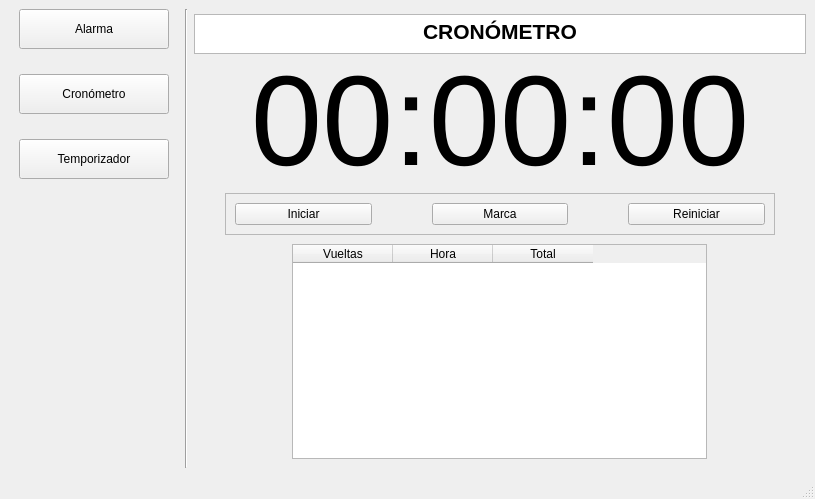
<?xml version="1.0" encoding="UTF-8"?>
<ui version="4.0">
 <class>Principal</class>
 <widget class="QMainWindow" name="Principal">
  <property name="geometry">
   <rect>
    <x>0</x>
    <y>0</y>
    <width>815</width>
    <height>499</height>
   </rect>
  </property>
  <property name="windowTitle">
   <string>Principal</string>
  </property>
  <widget class="QWidget" name="centralwidget">
   <layout class="QGridLayout" name="gridLayout_2">
    <item row="0" column="0" alignment="Qt::AlignmentFlag::AlignTop">
     <widget class="QFrame" name="views_buttons">
      <layout class="QVBoxLayout" name="verticalLayout" stretch="0,0,0">
       <property name="spacing">
        <number>25</number>
       </property>
       <property name="leftMargin">
        <number>10</number>
       </property>
       <property name="topMargin">
        <number>0</number>
       </property>
       <property name="rightMargin">
        <number>10</number>
       </property>
       <property name="bottomMargin">
        <number>0</number>
       </property>
       <item alignment="Qt::AlignmentFlag::AlignTop">
        <widget class="QPushButton" name="alarma_button">
         <property name="minimumSize">
          <size>
           <width>150</width>
           <height>40</height>
          </size>
         </property>
         <property name="cursor">
          <cursorShape>PointingHandCursor</cursorShape>
         </property>
         <property name="text">
          <string>Alarma</string>
         </property>
        </widget>
       </item>
       <item alignment="Qt::AlignmentFlag::AlignTop">
        <widget class="QPushButton" name="cronometro_button">
         <property name="minimumSize">
          <size>
           <width>0</width>
           <height>40</height>
          </size>
         </property>
         <property name="cursor">
          <cursorShape>PointingHandCursor</cursorShape>
         </property>
         <property name="text">
          <string>Cronómetro</string>
         </property>
         <property name="iconSize">
          <size>
           <width>24</width>
           <height>24</height>
          </size>
         </property>
         <property name="autoRepeat">
          <bool>false</bool>
         </property>
        </widget>
       </item>
       <item alignment="Qt::AlignmentFlag::AlignTop">
        <widget class="QPushButton" name="temporizador_button">
         <property name="minimumSize">
          <size>
           <width>0</width>
           <height>40</height>
          </size>
         </property>
         <property name="cursor">
          <cursorShape>PointingHandCursor</cursorShape>
         </property>
         <property name="text">
          <string>Temporizador</string>
         </property>
        </widget>
       </item>
      </layout>
     </widget>
    </item>
    <item row="0" column="1">
     <widget class="Line" name="line">
      <property name="orientation">
       <enum>Qt::Orientation::Vertical</enum>
      </property>
     </widget>
    </item>
    <item row="0" column="2">
     <widget class="QStackedWidget" name="stackedWidget">
      <property name="currentIndex">
       <number>1</number>
      </property>
      <widget class="QWidget" name="page">
       <layout class="QHBoxLayout" name="horizontalLayout_2">
        <property name="topMargin">
         <number>0</number>
        </property>
        <item>
         <widget class="QWidget" name="alarma_widget" native="true">
          <layout class="QVBoxLayout" name="verticalLayout_2">
           <property name="spacing">
            <number>25</number>
           </property>
           <property name="topMargin">
            <number>0</number>
           </property>
           <property name="bottomMargin">
            <number>0</number>
           </property>
           <item>
            <widget class="QTextBrowser" name="textBrowser">
             <property name="sizePolicy">
              <sizepolicy hsizetype="Expanding" vsizetype="Expanding">
               <horstretch>0</horstretch>
               <verstretch>0</verstretch>
              </sizepolicy>
             </property>
             <property name="minimumSize">
              <size>
               <width>0</width>
               <height>40</height>
              </size>
             </property>
             <property name="maximumSize">
              <size>
               <width>16777215</width>
               <height>30</height>
              </size>
             </property>
             <property name="font">
              <font>
               <pointsize>32</pointsize>
              </font>
             </property>
             <property name="html">
              <string>&lt;!DOCTYPE HTML PUBLIC &quot;-//W3C//DTD HTML 4.0//EN&quot; &quot;http://www.w3.org/TR/REC-html40/strict.dtd&quot;&gt;
&lt;html&gt;&lt;head&gt;&lt;meta name=&quot;qrichtext&quot; content=&quot;1&quot; /&gt;&lt;meta charset=&quot;utf-8&quot; /&gt;&lt;style type=&quot;text/css&quot;&gt;
p, li { white-space: pre-wrap; }
hr { height: 1px; border-width: 0; }
li.unchecked::marker { content: &quot;\2610&quot;; }
li.checked::marker { content: &quot;\2612&quot;; }
&lt;/style&gt;&lt;/head&gt;&lt;body style=&quot; font-family:'Segoe UI'; font-size:32pt; font-weight:400; font-style:normal;&quot;&gt;
&lt;p align=&quot;center&quot; style=&quot; margin-top:0px; margin-bottom:0px; margin-left:0px; margin-right:0px; -qt-block-indent:0; text-indent:0px;&quot;&gt;&lt;span style=&quot; font-size:16pt; font-weight:700;&quot;&gt;GESTIONAR ALARMAS&lt;/span&gt;&lt;/p&gt;&lt;/body&gt;&lt;/html&gt;</string>
             </property>
            </widget>
           </item>
           <item>
            <widget class="QLabel" name="hora_label">
             <property name="maximumSize">
              <size>
               <width>16777215</width>
               <height>40</height>
              </size>
             </property>
             <property name="font">
              <font>
               <pointsize>32</pointsize>
              </font>
             </property>
             <property name="layoutDirection">
              <enum>Qt::LayoutDirection::RightToLeft</enum>
             </property>
             <property name="text">
              <string>00:00:00</string>
             </property>
             <property name="alignment">
              <set>Qt::AlignmentFlag::AlignCenter</set>
             </property>
            </widget>
           </item>
           <item>
            <widget class="QFrame" name="frame_2">
             <property name="frameShape">
              <enum>QFrame::Shape::StyledPanel</enum>
             </property>
             <property name="frameShadow">
              <enum>QFrame::Shadow::Raised</enum>
             </property>
             <layout class="QHBoxLayout" name="horizontalLayout">
              <property name="spacing">
               <number>20</number>
              </property>
              <property name="leftMargin">
               <number>0</number>
              </property>
              <property name="topMargin">
               <number>0</number>
              </property>
              <property name="rightMargin">
               <number>0</number>
              </property>
              <property name="bottomMargin">
               <number>0</number>
              </property>
              <item alignment="Qt::AlignmentFlag::AlignVCenter">
               <widget class="QTableWidget" name="alarmas_table">
                <property name="minimumSize">
                 <size>
                  <width>0</width>
                  <height>200</height>
                 </size>
                </property>
                <attribute name="horizontalHeaderDefaultSectionSize">
                 <number>100</number>
                </attribute>
                <attribute name="verticalHeaderVisible">
                 <bool>false</bool>
                </attribute>
                <column>
                 <property name="text">
                  <string>Hora</string>
                 </property>
                </column>
                <column>
                 <property name="text">
                  <string>Descripción</string>
                 </property>
                </column>
               </widget>
              </item>
              <item>
               <widget class="QFrame" name="frame_3">
                <property name="minimumSize">
                 <size>
                  <width>150</width>
                  <height>0</height>
                 </size>
                </property>
                <property name="frameShape">
                 <enum>QFrame::Shape::StyledPanel</enum>
                </property>
                <property name="frameShadow">
                 <enum>QFrame::Shadow::Raised</enum>
                </property>
                <layout class="QVBoxLayout" name="verticalLayout_4">
                 <property name="spacing">
                  <number>20</number>
                 </property>
                 <property name="leftMargin">
                  <number>5</number>
                 </property>
                 <property name="rightMargin">
                  <number>5</number>
                 </property>
                 <item>
                  <widget class="QPushButton" name="add_button">
                   <property name="minimumSize">
                    <size>
                     <width>0</width>
                     <height>30</height>
                    </size>
                   </property>
                   <property name="cursor">
                    <cursorShape>PointingHandCursor</cursorShape>
                   </property>
                   <property name="text">
                    <string>Añadir</string>
                   </property>
                  </widget>
                 </item>
                 <item>
                  <widget class="QPushButton" name="edit_button">
                   <property name="minimumSize">
                    <size>
                     <width>0</width>
                     <height>30</height>
                    </size>
                   </property>
                   <property name="cursor">
                    <cursorShape>PointingHandCursor</cursorShape>
                   </property>
                   <property name="text">
                    <string>Editar</string>
                   </property>
                  </widget>
                 </item>
                 <item>
                  <widget class="QPushButton" name="delete_button">
                   <property name="minimumSize">
                    <size>
                     <width>0</width>
                     <height>30</height>
                    </size>
                   </property>
                   <property name="cursor">
                    <cursorShape>PointingHandCursor</cursorShape>
                   </property>
                   <property name="text">
                    <string>Eliminar</string>
                   </property>
                  </widget>
                 </item>
                </layout>
               </widget>
              </item>
             </layout>
            </widget>
           </item>
          </layout>
         </widget>
        </item>
       </layout>
      </widget>
      <widget class="QWidget" name="page_2">
       <layout class="QVBoxLayout" name="verticalLayout_3">
        <property name="spacing">
         <number>0</number>
        </property>
        <property name="leftMargin">
         <number>0</number>
        </property>
        <property name="topMargin">
         <number>0</number>
        </property>
        <property name="rightMargin">
         <number>0</number>
        </property>
        <property name="bottomMargin">
         <number>0</number>
        </property>
        <item>
         <widget class="QTextBrowser" name="textBrowser_2">
          <property name="minimumSize">
           <size>
            <width>0</width>
            <height>40</height>
           </size>
          </property>
          <property name="maximumSize">
           <size>
            <width>16777215</width>
            <height>30</height>
           </size>
          </property>
          <property name="html">
           <string>&lt;!DOCTYPE HTML PUBLIC &quot;-//W3C//DTD HTML 4.0//EN&quot; &quot;http://www.w3.org/TR/REC-html40/strict.dtd&quot;&gt;
&lt;html&gt;&lt;head&gt;&lt;meta name=&quot;qrichtext&quot; content=&quot;1&quot; /&gt;&lt;meta charset=&quot;utf-8&quot; /&gt;&lt;style type=&quot;text/css&quot;&gt;
p, li { white-space: pre-wrap; }
hr { height: 1px; border-width: 0; }
li.unchecked::marker { content: &quot;\2610&quot;; }
li.checked::marker { content: &quot;\2612&quot;; }
&lt;/style&gt;&lt;/head&gt;&lt;body style=&quot; font-family:'Segoe UI'; font-size:9pt; font-weight:400; font-style:normal;&quot;&gt;
&lt;p align=&quot;center&quot; style=&quot; margin-top:0px; margin-bottom:0px; margin-left:0px; margin-right:0px; -qt-block-indent:0; text-indent:0px;&quot;&gt;&lt;span style=&quot; font-size:16pt; font-weight:700;&quot;&gt;CRONÓMETRO&lt;/span&gt;&lt;/p&gt;&lt;/body&gt;&lt;/html&gt;</string>
          </property>
         </widget>
        </item>
        <item>
         <widget class="QLabel" name="hora_cronometro">
          <property name="maximumSize">
           <size>
            <width>16777215</width>
            <height>16777215</height>
           </size>
          </property>
          <property name="font">
           <font>
            <pointsize>96</pointsize>
           </font>
          </property>
          <property name="layoutDirection">
           <enum>Qt::LayoutDirection::RightToLeft</enum>
          </property>
          <property name="text">
           <string>00:00:00</string>
          </property>
          <property name="alignment">
           <set>Qt::AlignmentFlag::AlignCenter</set>
          </property>
         </widget>
        </item>
        <item alignment="Qt::AlignmentFlag::AlignHCenter">
         <widget class="QFrame" name="frame_4">
          <property name="minimumSize">
           <size>
            <width>550</width>
            <height>0</height>
           </size>
          </property>
          <property name="maximumSize">
           <size>
            <width>550</width>
            <height>16777215</height>
           </size>
          </property>
          <property name="frameShape">
           <enum>QFrame::Shape::StyledPanel</enum>
          </property>
          <property name="frameShadow">
           <enum>QFrame::Shadow::Raised</enum>
          </property>
          <layout class="QGridLayout" name="gridLayout">
           <property name="horizontalSpacing">
            <number>60</number>
           </property>
           <item row="0" column="1">
            <widget class="QPushButton" name="pushButton_2">
             <property name="maximumSize">
              <size>
               <width>140</width>
               <height>16777215</height>
              </size>
             </property>
             <property name="cursor">
              <cursorShape>PointingHandCursor</cursorShape>
             </property>
             <property name="text">
              <string>Marca</string>
             </property>
            </widget>
           </item>
           <item row="0" column="2">
            <widget class="QPushButton" name="pushButton">
             <property name="maximumSize">
              <size>
               <width>140</width>
               <height>1677215</height>
              </size>
             </property>
             <property name="cursor">
              <cursorShape>PointingHandCursor</cursorShape>
             </property>
             <property name="text">
              <string>Reiniciar</string>
             </property>
            </widget>
           </item>
           <item row="0" column="0">
            <widget class="QPushButton" name="pushButton_3">
             <property name="maximumSize">
              <size>
               <width>140</width>
               <height>16777215</height>
              </size>
             </property>
             <property name="cursor">
              <cursorShape>PointingHandCursor</cursorShape>
             </property>
             <property name="text">
              <string>Iniciar</string>
             </property>
            </widget>
           </item>
          </layout>
         </widget>
        </item>
        <item>
         <widget class="QWidget" name="widget" native="true">
          <layout class="QHBoxLayout" name="horizontalLayout_4">
           <item>
            <widget class="QTableWidget" name="crono_table">
             <property name="minimumSize">
              <size>
               <width>400</width>
               <height>0</height>
              </size>
             </property>
             <property name="maximumSize">
              <size>
               <width>415</width>
               <height>16777215</height>
              </size>
             </property>
             <column>
              <property name="text">
               <string>Vueltas</string>
              </property>
             </column>
             <column>
              <property name="text">
               <string>Hora</string>
              </property>
             </column>
             <column>
              <property name="text">
               <string>Total</string>
              </property>
             </column>
            </widget>
           </item>
          </layout>
         </widget>
        </item>
       </layout>
      </widget>
      <widget class="QWidget" name="page_3"/>
     </widget>
    </item>
   </layout>
  </widget>
  <widget class="QMenuBar" name="menubar">
   <property name="geometry">
    <rect>
     <x>0</x>
     <y>0</y>
     <width>815</width>
     <height>21</height>
    </rect>
   </property>
  </widget>
  <widget class="QStatusBar" name="statusbar"/>
 </widget>
 <resources/>
 <connections/>
</ui>
